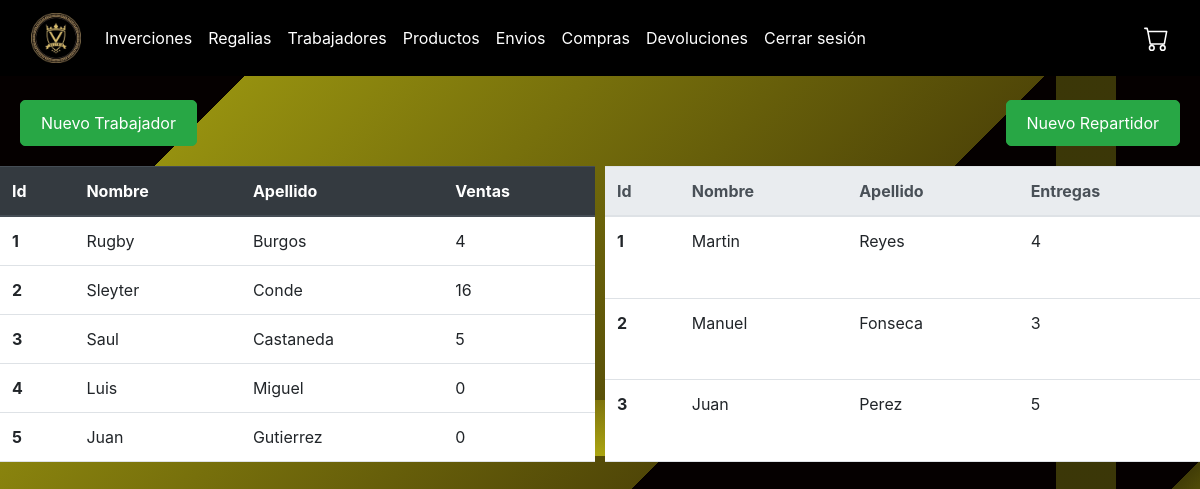
Before: /trabajadores (signed in) with the older database file.
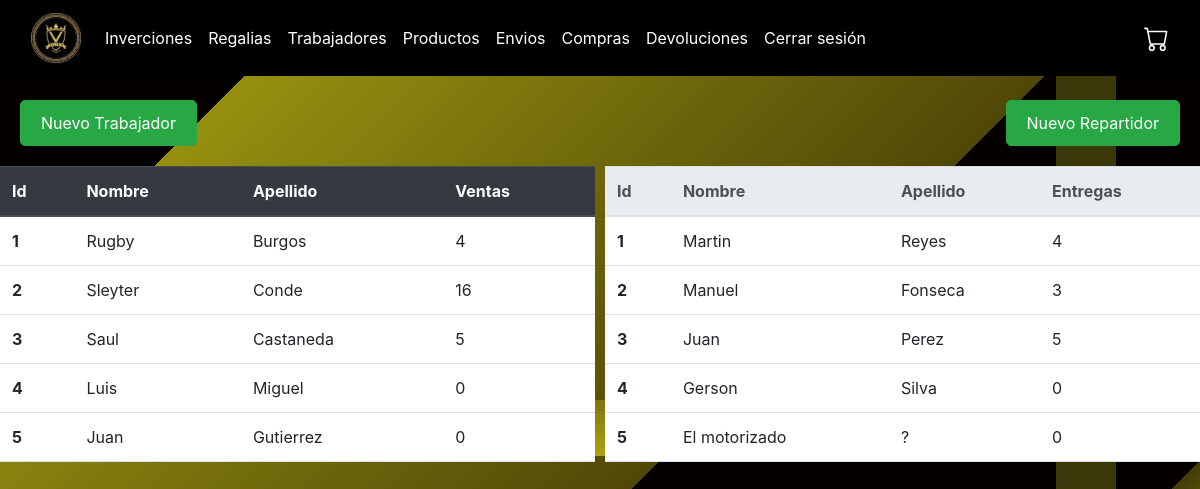
After: the same page with the newer database file.
### plus/models.py (models this page shows, shortened)
class Trabajador(models.Model):
    user = models.OneToOneField(User, on_delete=models.CASCADE, null=True, blank=True)
    nombre = models.CharField(max_length=50)
    apellido = models.CharField(max_length=50)
    telefono = models.CharField(max_length=8)
    cedula = models.CharField(max_length=25)
    fecha_nacimiento = models.DateField()

class Repartidor(models.Model):
    nombre = models.CharField(max_length=50)
    apellido = models.CharField(max_length=50)
    telefono = models.CharField(max_length=8)
    cedula = models.CharField(max_length=25)
    matricula = models.CharField(max_length=25)

### plus/views.py (the view)
# urls.py: path("trabajadores",views.trabajadores,name="trabajadores"),
@staff_required
def trabajadores(request):
    trabajadores_con_compras = Trabajador.objects.annotate(num_compras=Count('compra'))
    repartidores_con_envios = Repartidor.objects.annotate(num_envios=Count('envio'))
    context = {
    'trabajadores': trabajadores_con_compras,
    'repartidores': repartidores_con_envios,
    }
    return render(request,"plus/administracion/Trabajadores.html", context)

### plus/views.py (called while the page is built)
def is_staff_user(user):
    return user.is_staff

### plus/templates/plus/administracion/Trabajadores.html (shortened to what this page needs)
{% extends "plus/administracion/layout.html" %}
{% block body %}
<div style="display: flex; flex-direction: column; gap: 10px;">
    {% if  user.is_superuser %}
    <div style="display: flex; justify-content: space-between; margin-bottom: 10px;">
        <a href="{% url 'registerr' %}">
            <button style="padding: 10px 20px; font-size: 16px; border-radius: 5px; margin-left: 20px;" class="btn btn-success">Nuevo Trabajador</button>
        </a>
        <a href="{% url 'Newrepartidor' %}">
            <button style="padding: 10px 20px; font-size: 16px; border-radius: 5px; margin-right: 20px;" class="btn btn-success">Nuevo Repartidor</button>
        </a>
    </div>
    {% endif %}
    <div style="display: flex; gap: 10px; flex-grow: 1;">
        <table style="flex: 1;" class="table">
            <thead class="thead-dark">
                <tr>
                    <th scope="col">Id</th>
                    <th scope="col">Nombre</th>
                    <th scope="col">Apellido</th>
                    <th scope="col">Ventas</th>
                </tr>
            </thead>
            <tbody>
                {% for trabajador in trabajadores %}
                <tr>
                    <th scope="row">{{ trabajador.id }}</th>
                    <td>{{ trabajador.nombre }}</td>
                    <td>{{ trabajador.apellido }}</td>
                    <td>{{ trabajador.num_compras }}</td>
                </tr>
                {% endfor %}
            </tbody>
        </table>
        <table style="flex: 1;" class="table">
            <thead class="thead-light">
                <tr>
                    <th scope="col">Id</th>
                    <th scope="col">Nombre</th>
                    <th scope="col">Apellido</th>
                    <th scope="col">Entregas</th>
                </tr>
            </thead>
            <tbody>
                {% for repartidor in repartidores %}
                <tr>
                    <th scope="row">{{ repartidor.id }}</th>
                    <td>{{ repartidor.nombre }}</td>
                    <td>{{ repartidor.apellido }}</td>
                    <td>{{ repartidor.num_envios }}</td>
                </tr>
                {% endfor %}
            </tbody>
        </table>
    </div>
</div>
{% endblock %}

Changed rows visible on the page:
added Repartidor: id "4", nombre "Gerson", apellido "Silva", num_envios "0"
added Repartidor: id "5", nombre "El motorizado", apellido "?", num_envios "0"
